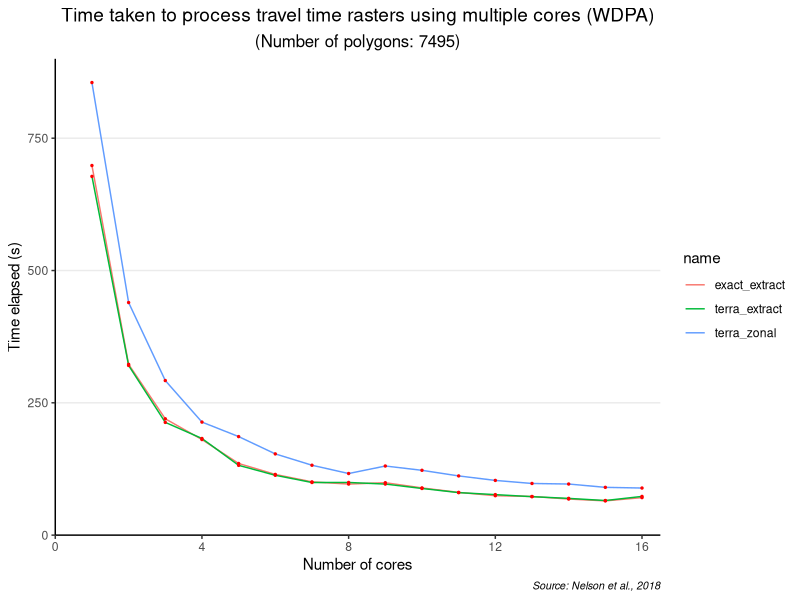
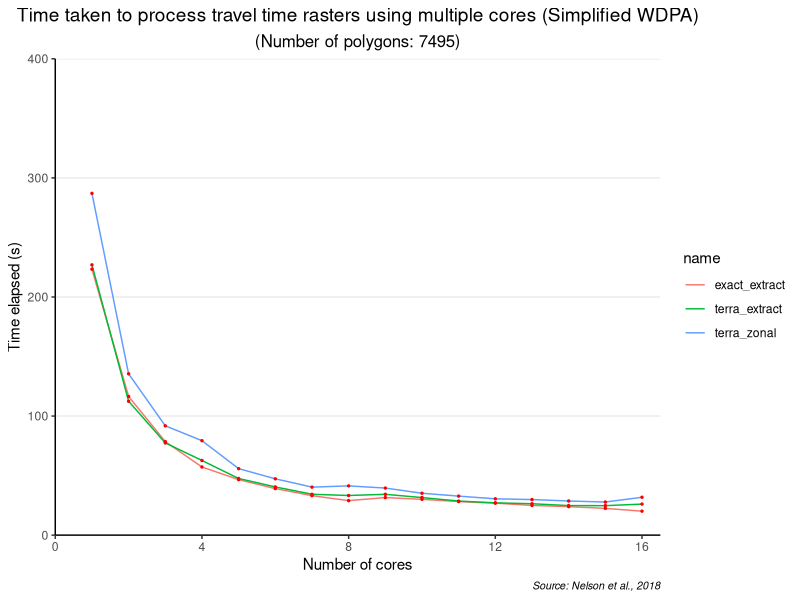
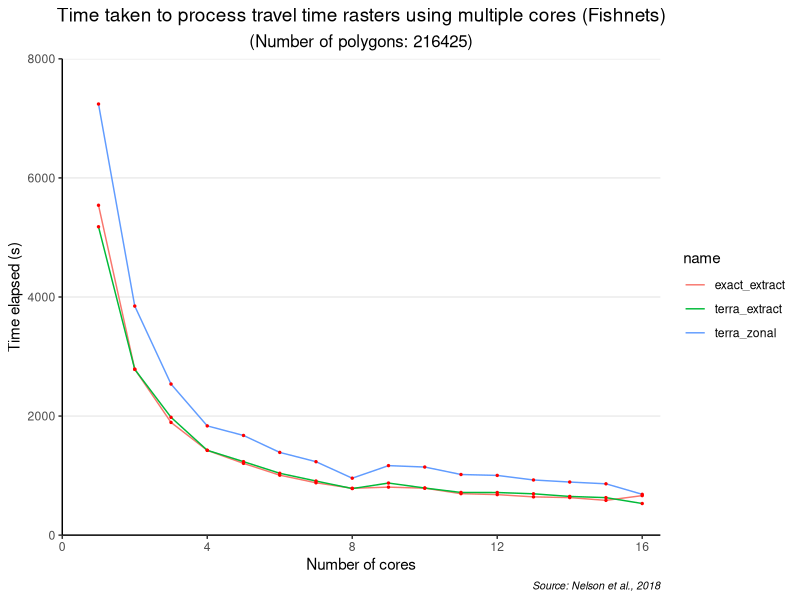
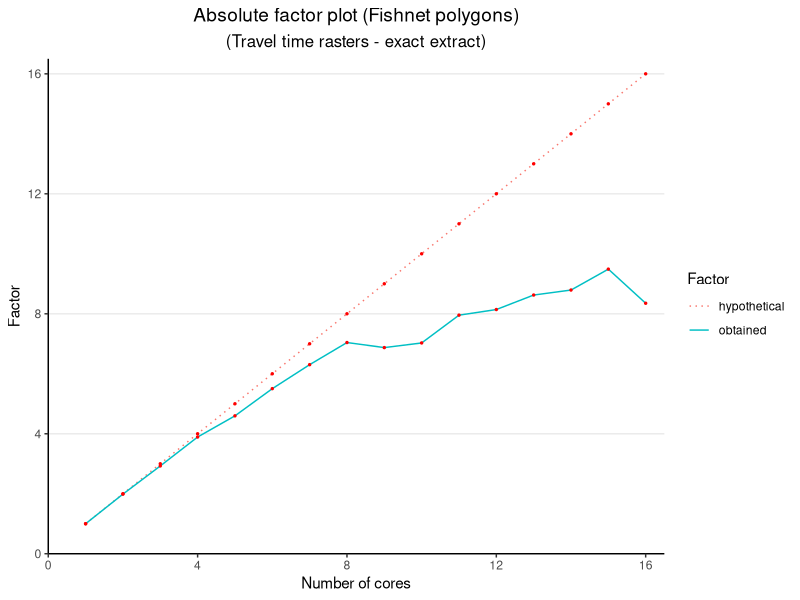
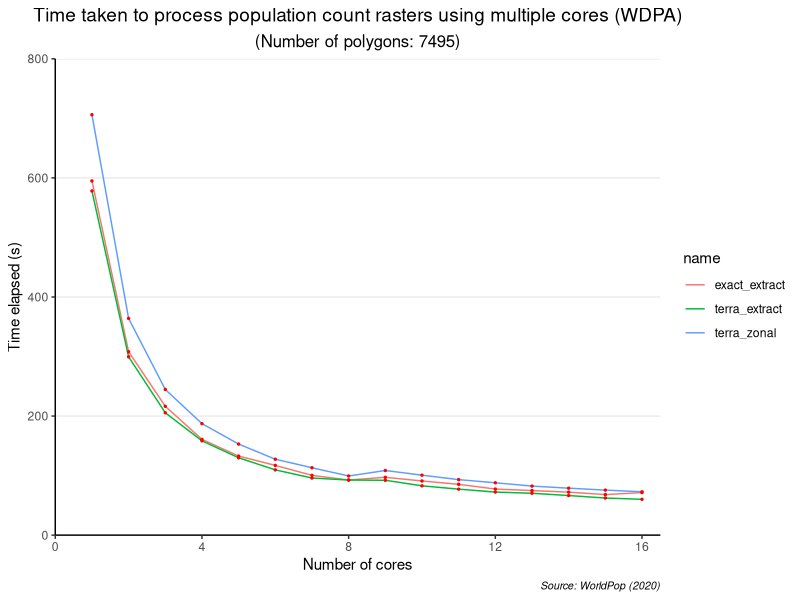
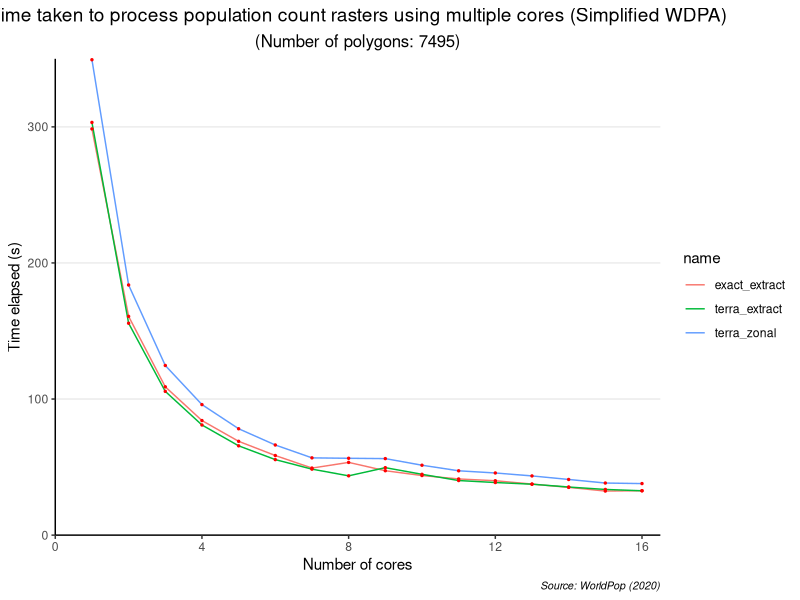
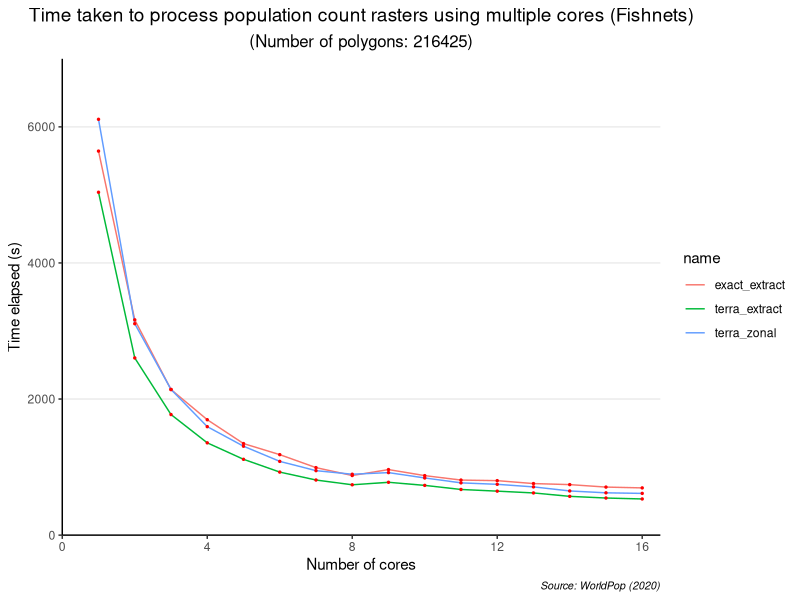
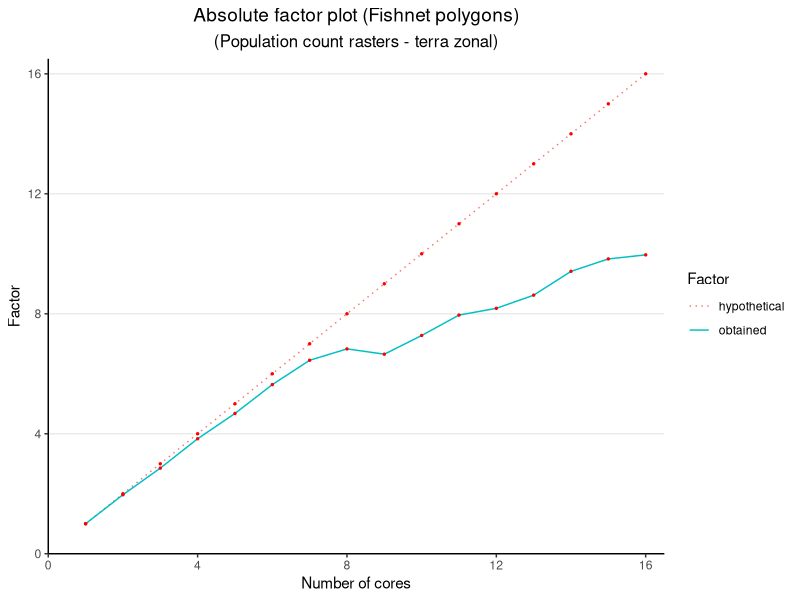

The R script that drew these images, in order:
## ---- chunk 1
library(ggplot2)

# wdpa
data <-
  read.csv("data/results/mapme_biodiversity/traveltime_1-16_wdpa.csv")
long <- tidyr::pivot_longer(data,
                            cols = c("terra_zonal", "terra_extract", "exact_extract"))
acc_wdpa <- ggplot(long, aes(Cores, value)) +
  geom_line(aes(colour = name))+
  theme_classic() +
  theme(panel.grid.major.y = element_line(), plot.title = element_text(size = rel(1.25), hjust = 0.5),
        plot.subtitle = element_text(size = rel(1.1), hjust = 0.5),
        plot.caption = element_text(size = rel(0.7), hjust = 1, face = "italic")) +
  labs(title = "Time taken to process travel time rasters using multiple cores (WDPA)",
       subtitle = "(Number of polygons: 7495)",
       caption = "Source: Nelson et al., 2018") +
  xlab("Number of cores")+
  ylab("Time elapsed (s)")+
  geom_point(colour = "red", size = 0.5) +
  scale_x_continuous(expand = c(0, 0), limits = c(0, 16.5)) +
  scale_y_continuous(expand = c(0, 0), limits = c(0, 900))

# simplified WDPA
data <-
  read.csv("data/results/mapme_biodiversity/traveltime_1-16_simplified.csv")
long <- tidyr::pivot_longer(data,
                            cols = c("terra_zonal", "terra_extract", "exact_extract"))
acc_simplified_wdpa <- ggplot(long, aes(Cores, value)) +
  geom_line(aes(colour = name))+
  theme_classic() +
  theme(panel.grid.major.y = element_line(), plot.title = element_text(size = rel(1.25), hjust = 0.5),
        plot.subtitle = element_text(size = rel(1.1), hjust = 0.5),
        plot.caption = element_text(size = rel(0.7), hjust = 1, face = "italic")) +
  labs(title = "Time taken to process travel time rasters using multiple cores (Simplified WDPA)",
       subtitle = "(Number of polygons: 7495)",
       caption = "Source: Nelson et al., 2018") +
  xlab("Number of cores")+
  ylab("Time elapsed (s)")+
  geom_point(colour = "red", size = 0.5) +
  scale_x_continuous(expand = c(0, 0), limits = c(0, 16.5)) +
  scale_y_continuous(expand = c(0, 0), limits = c(0, 400))

# fishnets
data <-
  read.csv("data/results/mapme_biodiversity/traveltime_1-16_grids.csv")
long <- tidyr::pivot_longer(data,
                            cols = c("terra_zonal", "terra_extract", "exact_extract"))
acc_fishnets <- ggplot(long, aes(Cores, value)) +
  geom_line(aes(colour = name))+
  theme_classic() +
  theme(panel.grid.major.y = element_line(), plot.title = element_text(size = rel(1.25), hjust = 0.5),
        plot.subtitle = element_text(size = rel(1.1), hjust = 0.5),
        plot.caption = element_text(size = rel(0.7), hjust = 1, face = "italic")) +
  labs(title = "Time taken to process travel time rasters using multiple cores (Fishnets)",
       subtitle = "(Number of polygons: 216425)",
       caption = "Source: Nelson et al., 2018") +
  xlab("Number of cores")+
  ylab("Time elapsed (s)")+
  geom_point(colour = "red", size = 0.5) +
  scale_x_continuous(expand = c(0, 0), limits = c(0, 16.5)) +
  scale_y_continuous(expand = c(0, 0), limits = c(0, 8000))
## ---- chunk 2

acc_wdpa
## ---- chunk 3

acc_simplified_wdpa
## ---- chunk 4

acc_fishnets
## ---- chunk 5

library(dplyr)
orig.data <-
  read.csv("data/results/mapme_biodiversity/traveltime_1-16_grids.csv")
# change the df to the factor numbers
dftofct <- function(n) {

  fct <- orig.data[[4]][1]/orig.data[[4]][n]
  newdf <- data.frame(Cores = n,
                      obtained = fct,
                      hypothetical = n)
}
listed <- lapply(1:16, dftofct)
final <- do.call(rbind, listed)

# create line plot from the final data
long <- tidyr::pivot_longer(final,
                            cols = c("hypothetical", "obtained"))
# rename name to Factor
long <- long %>%
  rename(Factor = name)

fct_plot <- ggplot(long, aes(x = Cores, y = value, group = Factor)) +
  geom_line(aes(linetype = Factor, color = Factor)) +
  geom_point(colour = "red", size = 0.5) +
  theme_classic() +
  theme(panel.grid.major.y = element_line(),
        plot.title = element_text(size = rel(1.25), hjust = 0.5),
        plot.subtitle = element_text(size = rel(1.1), hjust = 0.5)) +
  labs(title = "Absolute factor plot (Fishnet polygons)",
       subtitle = "(Travel time rasters - exact extract)") +
  scale_linetype_manual(values = c("dotted", "solid")) +
  ylab("Factor") +
  xlab("Number of cores") +
  scale_x_continuous(expand = c(0, 0), limits = c(0, 16.5)) +
  scale_y_continuous(expand = c(0, 0), limits = c(0, 16.5))
## ---- chunk 6

fct_plot
## ---- chunk 7
library(ggplot2)

# wdpa
data <-
  read.csv("data/results/mapme_biodiversity/worldpop_1-16_wdpa.csv")
long <- tidyr::pivot_longer(data,
                            cols = c("terra_zonal", "terra_extract", "exact_extract"))
wp_wdpa <- ggplot(long, aes(Cores, value)) +
  geom_line(aes(colour = name))+
  theme_classic() +
  theme(panel.grid.major.y = element_line(), plot.title = element_text(size = rel(1.25), hjust = 0.5),
        plot.subtitle = element_text(size = rel(1.1), hjust = 0.5),
        plot.caption = element_text(size = rel(0.7), hjust = 1, face = "italic")) +
  labs(title = "Time taken to process population count rasters using multiple cores (WDPA)",
       subtitle = "(Number of polygons: 7495)",
       caption = "Source: WorldPop (2020)") +
  xlab("Number of cores")+
  ylab("Time elapsed (s)")+
  geom_point(colour = "red", size = 0.5) +
  scale_x_continuous(expand = c(0, 0), limits = c(0, 16.5)) +
  scale_y_continuous(expand = c(0, 0), limits = c(0, 800))

# simplified WDPA
data <-
  read.csv("data/results/mapme_biodiversity/worldpop_1-16_simplified.csv")
long <- tidyr::pivot_longer(data,
                            cols = c("terra_zonal", "terra_extract", "exact_extract"))
wp_simplified_wdpa <- ggplot(long, aes(Cores, value)) +
  geom_line(aes(colour = name))+
  theme_classic() +
  theme(panel.grid.major.y = element_line(), plot.title = element_text(size = rel(1.25), hjust = 0.5),
        plot.subtitle = element_text(size = rel(1.1), hjust = 0.5),
        plot.caption = element_text(size = rel(0.7), hjust = 1, face = "italic")) +
  labs(title = "Time taken to process population count rasters using multiple cores (Simplified WDPA)",
       subtitle = "(Number of polygons: 7495)",
       caption = "Source: WorldPop (2020)") +
  xlab("Number of cores")+
  ylab("Time elapsed (s)")+
  geom_point(colour = "red", size = 0.5)+
  scale_x_continuous(expand = c(0, 0), limits = c(0, 16.5)) +
  scale_y_continuous(expand = c(0, 0), limits = c(0, 350))

# fishnets
data <-
  read.csv("data/results/mapme_biodiversity/worldpop_1-16_grids.csv")
long <- tidyr::pivot_longer(data,
                            cols = c("terra_zonal", "terra_extract", "exact_extract"))
wp_fishnets <- ggplot(long, aes(Cores, value)) +
  geom_line(aes(colour = name))+
  theme_classic() +
  theme(panel.grid.major.y = element_line(), plot.title = element_text(size = rel(1.25), hjust = 0.5),
        plot.subtitle = element_text(size = rel(1.1), hjust = 0.5),
        plot.caption = element_text(size = rel(0.7), hjust = 1, face = "italic")) +
  labs(title = "Time taken to process population count rasters using multiple cores (Fishnets)",
       subtitle = "(Number of polygons: 216425)",
       caption = "Source: WorldPop (2020)") +
  xlab("Number of cores")+
  ylab("Time elapsed (s)")+
  geom_point(colour = "red", size = 0.5) +
  scale_x_continuous(expand = c(0, 0), limits = c(0, 16.5)) +
  scale_y_continuous(expand = c(0, 0), limits = c(0, 7000))
## ---- chunk 8

wp_wdpa
## ---- chunk 9

wp_simplified_wdpa
## ---- chunk 10

wp_fishnets
## ---- chunk 11

library(dplyr)
orig.data <-
  read.csv("data/results/mapme_biodiversity/worldpop_1-16_grids.csv")
# change the df to the factor numbers
dftofct <- function(n) {

  fct <- orig.data[[2]][1]/orig.data[[2]][n]
  newdf <- data.frame(Cores = n,
                      obtained = fct,
                      hypothetical = n)
}
listed <- lapply(1:16, dftofct)
final <- do.call(rbind, listed)

# create line plot from the final data
long <- tidyr::pivot_longer(final,
                            cols = c("hypothetical", "obtained"))
# rename name to Factor
long <- long %>%
  rename(Factor = name)


fct_plot2 <- ggplot(long, aes(x = Cores, y = value, group = Factor)) +
  geom_line(aes(linetype = Factor, color = Factor)) +
  geom_point(colour = "red", size = 0.5) +
  theme_classic() +
  theme(panel.grid.major.y = element_line(),
        plot.title = element_text(size = rel(1.25), hjust = 0.5),
        plot.subtitle = element_text(size = rel(1.1), hjust = 0.5)) +
  labs(title = "Absolute factor plot (Fishnet polygons)",
       subtitle = "(Population count rasters - terra zonal)") +
  scale_linetype_manual(values = c("dotted", "solid")) +
  ylab("Factor") +
  xlab("Number of cores") +
  scale_x_continuous(expand = c(0, 0), limits = c(0, 16.5)) +
  scale_y_continuous(expand = c(0, 0), limits = c(0, 16.5))

## ---- chunk 12

fct_plot2
## ---- chunk 13
library(ggplot2)

# wdpa
data <-
  read.csv("data/results/mapme_biodiversity/srtm_1-16_wdpa.csv")
long <- tidyr::pivot_longer(data,
                            cols = c("terra_extract", "exact_extract"))
sr_wdpa <- ggplot(long, aes(Cores, value)) +
  geom_line(aes(colour = name))+
  theme_classic() +
  theme(panel.grid.major.y = element_line(), plot.title = element_text(size = rel(1.25), hjust = 0.5),
        plot.subtitle = element_text(size = rel(1.1), hjust = 0.5),
        plot.caption = element_text(size = rel(0.7), hjust = 1, face = "italic")) +
  labs(title = "Time taken to process SRTM rasters using multiple cores (WDPA)",
       subtitle = "(Number of polygons: 7495)",
       caption = "Source: NASA SRTM") +
  xlab("Number of cores")+
  ylab("Time elapsed (s)")+
  geom_point(colour = "red", size = 0.5) +
  scale_x_continuous(expand = c(0, 0), limits = c(0, 16.5)) +
  scale_y_continuous(expand = c(0, 0), limits = c(0, 4500))
## ---- chunk 14

sr_wdpa
## ---- chunk 15

library(dplyr)
orig.data <-
  read.csv("data/results/mapme_biodiversity/srtm_1-16_wdpa.csv")
# change the df to the factor numbers
dftofct <- function(n) {

  fct <- orig.data[[2]][1]/orig.data[[2]][n]
  newdf <- data.frame(Cores = n,
                      obtained = fct,
                      hypothetical = n)
}
listed <- lapply(1:16, dftofct)
final <- do.call(rbind, listed)

# create line plot from the final data
long <- tidyr::pivot_longer(final,
                            cols = c("hypothetical", "obtained"))
# rename name to Factor
long <- long %>%
  rename(Factor = name)

fct_plot3 <- ggplot(long, aes(x = Cores, y = value, group = Factor)) +
  geom_line(aes(linetype = Factor, color = Factor)) +
  geom_point(colour = "red", size = 0.5) +
  theme_classic() +
  theme(panel.grid.major.y = element_line(),
        plot.title = element_text(size = rel(1.25), hjust = 0.5),
        plot.subtitle = element_text(size = rel(1.1), hjust = 0.5)) +
  labs(title = "Absolute factor plot (WDPA polygons)",
       subtitle = "(SRTM rasters - terra extract)") +
  scale_linetype_manual(values = c("dotted", "solid")) +
  ylab("Factor") +
  xlab("Number of cores") +
  scale_x_continuous(expand = c(0, 0), limits = c(0, 16.5)) +
  scale_y_continuous(expand = c(0, 0), limits = c(0, 16.5))
## ---- chunk 16

fct_plot3
